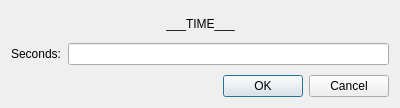
<?xml version="1.0" encoding="UTF-8"?>
<ui version="4.0">
 <class>timeDialog</class>
 <widget class="QDialog" name="timeDialog">
  <property name="geometry">
   <rect>
    <x>0</x>
    <y>0</y>
    <width>400</width>
    <height>108</height>
   </rect>
  </property>
  <property name="windowTitle">
   <string>Dialog</string>
  </property>
  <layout class="QVBoxLayout" name="verticalLayout">
   <item>
    <layout class="QHBoxLayout" name="horizontalLayout">
     <item>
      <spacer name="horizontalSpacer">
       <property name="orientation">
        <enum>Qt::Horizontal</enum>
       </property>
       <property name="sizeHint" stdset="0">
        <size>
         <width>40</width>
         <height>20</height>
        </size>
       </property>
      </spacer>
     </item>
     <item>
      <widget class="QLabel" name="timeLabel">
       <property name="text">
        <string>___TIME___</string>
       </property>
      </widget>
     </item>
     <item>
      <spacer name="horizontalSpacer_2">
       <property name="orientation">
        <enum>Qt::Horizontal</enum>
       </property>
       <property name="sizeHint" stdset="0">
        <size>
         <width>40</width>
         <height>20</height>
        </size>
       </property>
      </spacer>
     </item>
    </layout>
   </item>
   <item>
    <layout class="QFormLayout" name="formLayout">
     <property name="fieldGrowthPolicy">
      <enum>QFormLayout::AllNonFixedFieldsGrow</enum>
     </property>
     <item row="0" column="0">
      <widget class="QLabel" name="secondsLabel">
       <property name="text">
        <string>Seconds:</string>
       </property>
      </widget>
     </item>
     <item row="0" column="1">
      <widget class="QLineEdit" name="secondsLineEdit"/>
     </item>
    </layout>
   </item>
   <item>
    <widget class="QDialogButtonBox" name="buttonBox">
     <property name="orientation">
      <enum>Qt::Horizontal</enum>
     </property>
     <property name="standardButtons">
      <set>QDialogButtonBox::Cancel|QDialogButtonBox::Ok</set>
     </property>
    </widget>
   </item>
  </layout>
 </widget>
 <resources/>
 <connections>
  <connection>
   <sender>buttonBox</sender>
   <signal>accepted()</signal>
   <receiver>timeDialog</receiver>
   <slot>accept()</slot>
   <hints>
    <hint type="sourcelabel">
     <x>248</x>
     <y>254</y>
    </hint>
    <hint type="destinationlabel">
     <x>157</x>
     <y>274</y>
    </hint>
   </hints>
  </connection>
  <connection>
   <sender>buttonBox</sender>
   <signal>rejected()</signal>
   <receiver>timeDialog</receiver>
   <slot>reject()</slot>
   <hints>
    <hint type="sourcelabel">
     <x>316</x>
     <y>260</y>
    </hint>
    <hint type="destinationlabel">
     <x>286</x>
     <y>274</y>
    </hint>
   </hints>
  </connection>
 </connections>
</ui>
